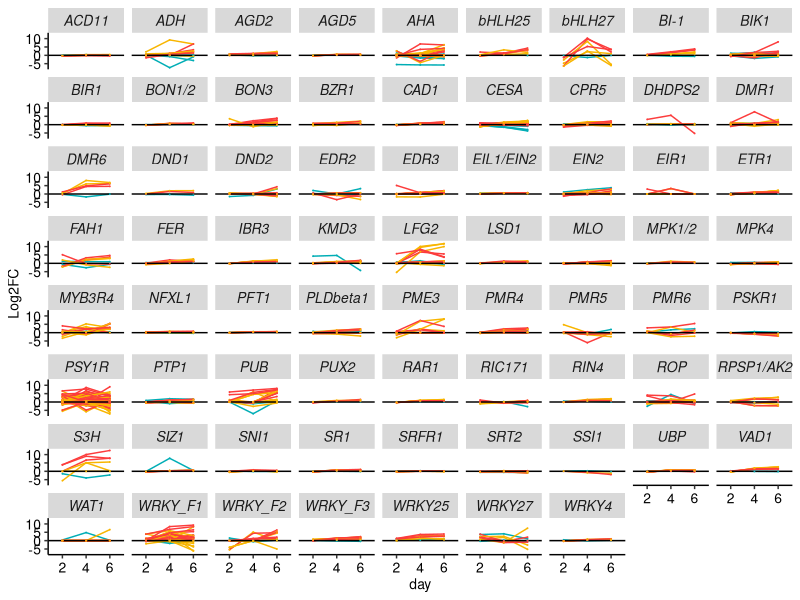

This figure's R source:
# Figure 3 plotting code
## Eva and Cory
## Started 10/30/18

#load necessary libraries
library(ggplot2)
library(dplyr)
library(gridExtra)
library(ggpubr)
library(cowplot)
library(reshape2)
library(tidyr)

## Data exploration for figure 3
# Directory for expression matrix files
setwd("/Users/evahenningsen/Documents/MPGI_paper/Figure_3")

#Import filtered wheat and brachy expression matrices
# Decide between filtered or unfiltered data
d_wheat_1 <- read.csv("wheat_interesting_fpkm.txt", header = TRUE, sep = "\t")
d_bd21_1 <- read.csv("brachy_interesting_fpkm.txt", header = TRUE, sep = "\t")
orthogroup_dat <- read.delim("S_gene_full_orthogroups.txt", header = FALSE, sep = "\t")
colnames(orthogroup_dat) <- c("OG", "geneid")
# Want to be able to do calculations on 0 values. Will add 0.001 to each value
d_wheat_scaled <- d_wheat_1[,2:37] + 0.001
d_wheat <- cbind(d_wheat_1[,1], d_wheat_scaled)
 
d_bd21_scaled <- d_bd21_1[,2:19] + 0.001
d_bd21 <- cbind(d_bd21_1[,1], d_bd21_scaled)

metadat_dat <- read.delim("fig3_metadata.txt", header = TRUE, sep = "\t")
colnames(metadat_dat) <- c("S_gene", "OG")


colnames(d_bd21)[1] <- "geneid"
colnames(d_wheat)[1] <- "geneid"
wheat_orth <- left_join(d_wheat, orthogroup_dat, by = "geneid")
brachy_orth <- left_join(d_bd21, orthogroup_dat, by = "geneid")

wheat_ready_almost <- left_join(wheat_orth, metadat_dat, by = "OG")
brachy_ready_almost <- left_join(brachy_orth, metadat_dat, by = "OG")

cols <- c(1:37, 39)
colsb <- c(1:19, 21)
wheat_ready <- wheat_ready_almost[,cols]
brachy_ready <- brachy_ready_almost[,colsb]

brachy_long <- melt(brachy_ready, id.vars = c("geneid", "S_gene"))
brachy_w_met <- separate(data = brachy_long, col = variable, into = c("Genotype", "day", "treatment", "rep"), sep = "_", remove = TRUE)

wheat_long <- melt(wheat_ready, id.vars = c("geneid", "S_gene"))
wheat_w_met <- separate(data = wheat_long, col = variable, into = c("Genotype", "day", "treatment", "rep"), sep = "_", remove = TRUE)

all_data <- rbind(brachy_w_met, wheat_w_met)


all_data_rep_means <- all_data %>%
  group_by(geneid, S_gene, Genotype, day, treatment) %>%
  summarise(Mean = mean(value)) %>%
  as.data.frame()

all_data_quotient <- all_data_rep_means %>%
  group_by(geneid, S_gene, Genotype, day) %>%
  summarise(Quotient = (Mean[treatment == "treated"]/Mean[treatment == "mock"])) %>%
  as.data.frame()

all_data_log2fc <- all_data_quotient %>%
  group_by(geneid, S_gene, Genotype, day) %>%
  summarise(Log2FC = log2(Quotient)) %>%
  as.data.frame()


all_data_log2fc$Genotype <- as.factor(all_data_log2fc$Genotype)
levels(all_data_log2fc$Genotype)
all_data_log2fc$Genotype <- factor(all_data_log2fc$Genotype, levels = c("W2691", "Sr9b", "Bd21"))
all_data_log2fc$S_gene <- as.factor(all_data_log2fc$S_gene)



big_plot <- ggplot(all_data_log2fc, aes(x= day,
                          y = Log2FC,
                          group = interaction(Genotype, geneid),
                          color = Genotype)) +
  geom_line() +
  geom_hline(yintercept = 0, color = "black") +
  geom_point(size = 0) +
  facet_wrap(vars(S_gene)) + 
  scale_color_manual(values = c("#F8B500", "#FC3C3C", "#00ADB5"), labels = c("W2691", expression(paste("W2691+", italic("Sr9b"))), "Bd21-3")) +
  scale_x_discrete(labels = c("2","4","6")) + 
  theme(panel.background = element_blank(), 
        axis.line = element_line(color = "black"), 
        axis.text.x = element_text(color = "black", size = 10),
        axis.text.y = element_text(color = "black", size = 10),
        axis.title.y = element_text(color = "black", size = 10),
        axis.title.x = element_text(color = "black", size = 10),
        legend.position = "none",
        plot.title=element_text(size = 10, face = "plain"),
        strip.text = element_text(size = 10, face = "italic"))

#Printing whole plot
#ggsave(filename = "all_S_no_fpkm_filter.tiff", plot = big_plot, device = "tiff", height = 10, width = 7.5, unit = "in")
mylegend <- get_legend(big_plot + theme(legend.position = "left", text = element_text(color = "black", size = 10), legend.text = element_text(color = "black", size = 10), legend.direction = "vertical"))
legend.plot <- as_ggplot(mylegend)
#ggsave(filename = "figure_legend_s1.pdf", plot = legend.plot, device = "pdf", height = 20, width = 100, unit = "mm")

together_plot <- ggdraw(big_plot) + draw_plot(mylegend, x = 0.7, y = -0.12, width = 0.4, height = 0.4)

ggsave(filename = "figure_s1_together.tiff", plot = together_plot, device = "tiff", height = 10, width = 7.5, unit = "in")

